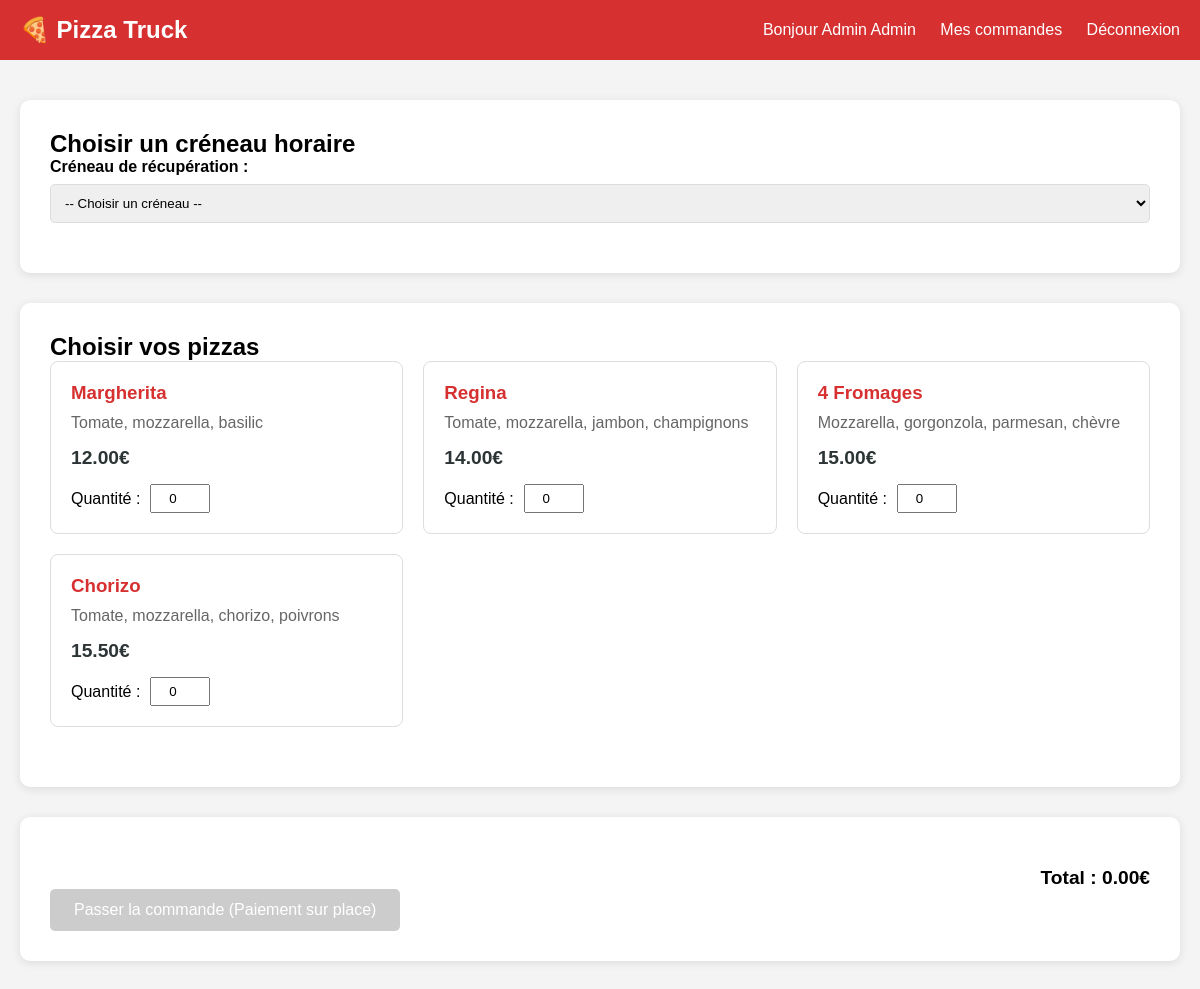
/commander.php (signed in), run on the app's committed database.
### tables this page shows
CREATE TABLE `pizzas` (
  `id` int(11) NOT NULL,
  `nom` varchar(100) NOT NULL,
  `description` text DEFAULT NULL,
  `prix` decimal(5,2) NOT NULL,
  `image` varchar(255) DEFAULT NULL,
  `disponible` tinyint(1) DEFAULT 1
);

### commander.php (the view, shortened to what this page needs)
<?php
$database = new Database();
$db = $database->getConnection();
$query = "SELECT * FROM pizzas WHERE disponible = 1";
$stmt = $db->prepare($query);
$stmt->execute();
$pizzas = $stmt->fetchAll(PDO::FETCH_ASSOC);
?>
<!DOCTYPE html>
<html lang="fr">
<head>
</head>
<body>
    <header>
        <div class="container">
            <nav class="nav">
                <h1>🍕 Pizza Truck</h1>
                <div>
                    <span>Bonjour <?= $_SESSION['user_name'] ?></span>
                    <a href="mes_commandes.php">Mes commandes</a>
                    <a href="logout.php">Déconnexion</a>
                </div>
            </nav>
        </div>
    </header>
    <div class="main container">
        <form method="POST" id="commande-form">
            <div class="section">
                <h2>Choisir un créneau horaire</h2>
                <div class="form-group">
                    <label>Créneau de récupération :</label>
                    <select name="creneau_id" required>
                        <option value="">-- Choisir un créneau --</option>
                    </select>
                </div>
            </div>
            <div class="section">
                <h2>Choisir vos pizzas</h2>
                <div class="pizzas-grid">
                    <?php foreach ($pizzas as $pizza): ?>
                        <div class="pizza-card">
                            <h3><?= htmlspecialchars($pizza['nom']) ?></h3>
                            <p><?= htmlspecialchars($pizza['description']) ?></p>
                            <div class="pizza-price"><?= number_format($pizza['prix'], 2) ?>€</div>
                            <div class="pizza-quantity">
                                <label>Quantité :</label>
                                <input type="number" name="pizzas[<?= $pizza['id'] ?>]" min="0" max="10" value="0" class="quantity-input" data-prix="<?= $pizza['prix'] ?>">
                            </div>
                        </div>
                    <?php endforeach; ?>
                </div>
            </div>
            <div class="section">
                <div class="total">
                    Total : <span id="total-prix">0.00</span>€
                </div>
                <button type="submit" name="commander" class="btn" id="btn-commander" disabled>
                    Passer la commande (Paiement sur place)
                </button>
            </div>
        </form>
    </div>
</body>
</html>

### commander.php (style rules this page uses)
* { margin: 0; padding: 0; box-sizing: border-box; }
body { font-family: Arial, sans-serif; background: #f4f4f4; }
header { background: #d63031; color: white; padding: 1rem 0; }
.container { max-width: 1200px; margin: 0 auto; padding: 0 20px; }
.nav { display: flex; justify-content: space-between; align-items: center; }
.nav h1 { font-size: 1.5rem; }
.nav a { color: white; text-decoration: none; margin-left: 20px; }
.main { padding: 40px 20px; }
.section { background: white; margin-bottom: 30px; padding: 30px; border-radius: 10px; box-shadow: 0 2px 10px rgba(0,0,0,0.1); }
.pizzas-grid { display: grid; grid-template-columns: repeat(auto-fit, minmax(300px, 1fr)); gap: 20px; margin-bottom: 30px; }
.pizza-card { border: 1px solid #ddd; border-radius: 8px; padding: 20px; }
.pizza-card h3 { color: #d63031; margin-bottom: 10px; }
.pizza-card p { color: #666; margin-bottom: 15px; }
.pizza-price { font-size: 1.2em; font-weight: bold; color: #2d3436; }
.pizza-quantity { display: flex; align-items: center; margin-top: 15px; }
.pizza-quantity label { margin-right: 10px; }
.pizza-quantity input { width: 60px; padding: 5px; text-align: center; }
.form-group { margin-bottom: 20px; }
.form-group label { display: block; margin-bottom: 8px; font-weight: bold; }
.form-group select { width: 100%; padding: 10px; border: 1px solid #ddd; border-radius: 5px; }
.btn { background: #d63031; color: white; padding: 12px 24px; border: none; border-radius: 5px; cursor: pointer; font-size: 16px; }
.btn:disabled { background: #ccc; cursor: not-allowed; }
.total { font-size: 1.2em; font-weight: bold; text-align: right; margin-top: 20px; }

### data on the page
pizzas: nom "Margherita", description "Tomate, mozzarella, basilic", prix "12.00"
pizzas: nom "Regina", description "Tomate, mozzarella, jambon, champignons", prix "14.00"
pizzas: nom "4 Fromages", description "Mozzarella, gorgonzola, parmesan, chèvre", prix "15.00"
pizzas: nom "Chorizo", description "Tomate, mozzarella, chorizo, poivrons", prix "15.50"

### other printed values
$_SESSION['user_name'] "Admin Admin"
